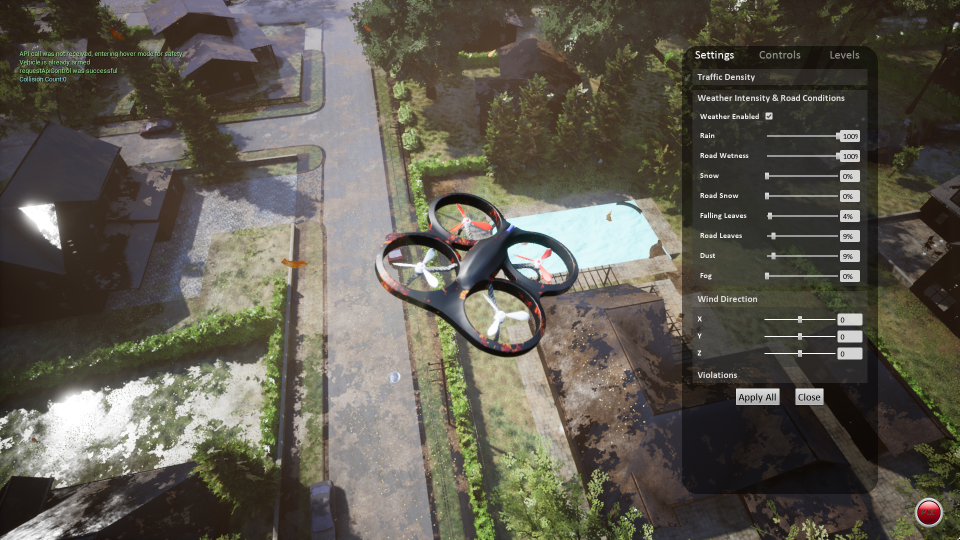
#> input picture weather options.png, 1919 x 1080 px (shown at 1/2 size)
$ python -i utils.py   (imports and definitions only)
#> lines starting #> are read from the running program, lines starting #| are printed output that depends on the picture
# data_collection/utils.py

from PIL import ImageEnhance, ImageOps
import os

def transform_image(img, type='positive'):
    if type == 'positive':
        img = img.rotate(5)  # rotazione leggera
        enhancer = ImageEnhance.Contrast(img)
        img = enhancer.enhance(1.1)
    elif type == 'negative':
        img = img.rotate(30)
        img = ImageOps.autocontrast(img)
    return img

def save_triplet(anchor, positive, negative, save_dir, idx):
    anchor.save(os.path.join(save_dir, "anchor", f"img_{idx:04d}.png"))
    positive.save(os.path.join(save_dir, "positive", f"img_{idx:04d}.png"))
    negative.save(os.path.join(save_dir, "negative", f"img_{idx:04d}.png"))

>>> from PIL import Image
>>> picture = Image.open('../weather options.png')
#> picture is the input picture: PIL image 1919x1080 RGBA; mean R, G, B, A 95.9, 91.6, 81.1, 255
>>> result = transform_image(picture)
#> in transform_image, `img = img.rotate(5)`:
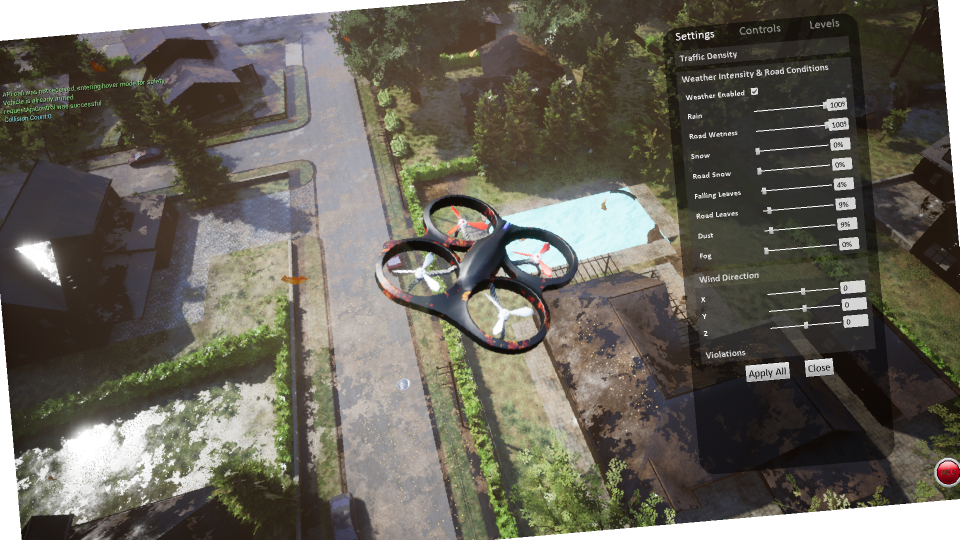
#> img: PIL image 1919x1080 RGBA (shown at 1/2 size); mean R, G, B, A 92.9, 88.8, 78.8, 242.9; transparent parts drawn white
